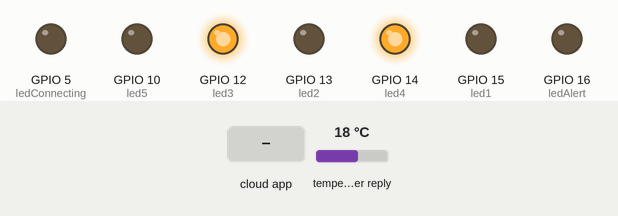
Simulated run of this sketch. Board: ESP8266 (NodeMCU). On the bench: output pins drawn as LEDs (lit = HIGH). Dashed ring = blinking. The test bench sets the inputs (shaded band); at power-on: temperature in the weather reply 18 °C. WiFi joins after 1.5 s; servers stay silent unless stated; random numbers use the default seed unless the sketch sets one; the Firebase database answers and starts empty; web services answer with replies made up by the test bench; what the sketch prints to the serial monitor is not drawn.

Above: at 4.6 s.
4.7 s: the phone or cloud app sets manual to 1
At 7.2 s:
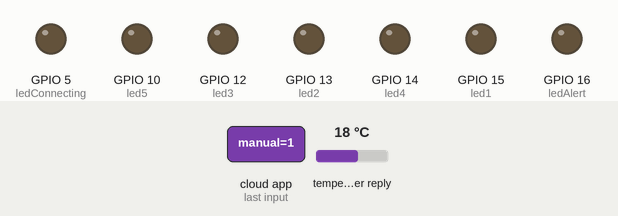
8.8 s: the phone or cloud app sets state to 3
At 10.3 s:
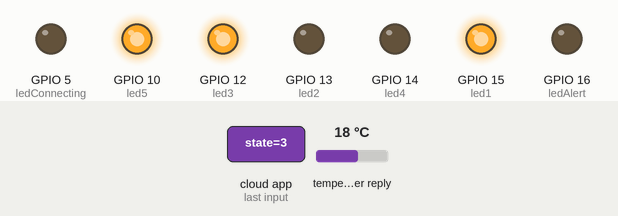
11.3 s: the phone or cloud app sets state to 1
At 12.22 s:
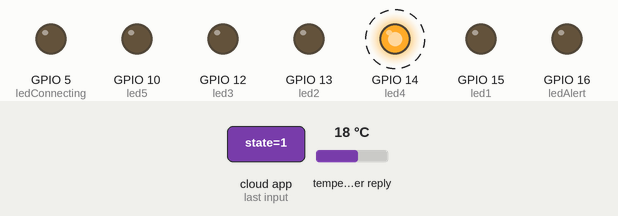
15.4 s: the phone or cloud app sets state to 0
At 19.17 s:
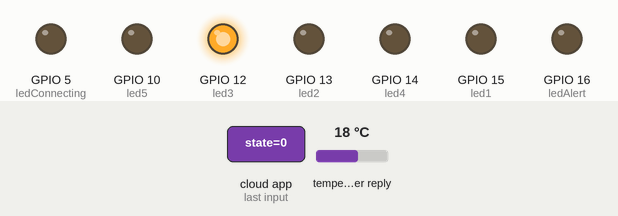
19.2 s: the phone or cloud app sets state to 2
Timing chart, 0 to 22.5 s (numbered marks = the images above; inputs shaded):
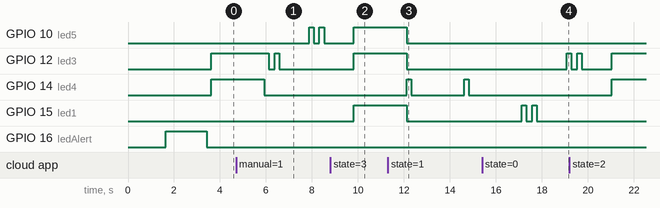

The sketch:

cloud_weather_view.ino
```cpp
#include <ESP8266WiFi.h>
#include <WiFiClientSecure.h>
#include <ESP8266HTTPClient.h>
#include <time.h>

#include <FirebaseArduino.h>

#define FIREBASE_HOST "YOUR_FIREBASE_URL"
#define FIREBASE_AUTH "YOUR_FIREBASE_DATABASE_KEY"

#define WIFI_SSID "YOUR_SSID"
#define WIFI_PASSWORD "YOUR_PASSWORD"

#define OPEN_WEATHER_API_KEY "YOUR_APP_ID"
#define OPEN_WEATHER_LAT "YOUR_LATITUDE"
#define OPEN_WEATHER_LON "YOUR_LONGITUDE"
#define OPEN_WEATHER_ENDPOINT "/data/2.5/weather"
#define FINAL_ENDPOINT OPEN_WEATHER_ENDPOINT "?APPID=" OPEN_WEATHER_API_KEY "&lat=" OPEN_WEATHER_LAT "&lon=" OPEN_WEATHER_LON "&units=pt&untis=metric"

int openWeatherState = 0;

const char *   host = "api.openweathermap.org";
const uint16_t port = 443;
const char *   path = FINAL_ENDPOINT;

//LEDS
const int led1 = 15;
const int led2 = 13;
const int led3 = 12;
const int led4 = 14;
const int led5 = 10;

const int ledAlert = 16;
const int ledConnecting = 5;

const int leds[] = {led1, led2, led3, led4, led5};

int numberOfLeds = sizeof(leds) / sizeof(leds[0]);

//States
int state = 0;

const int THUNDERSTORM = 0;
const int RAIN = 1;
const int CLOUDS = 2;
const int FEW_CLOUDS = 3;
const int CLEAR = 4;
const int STATE_ERROR = -1;

void setup() {
  Serial.begin(9600);
  Serial.println("\n############################");
  Serial.println("Starting Weather Cloud View");
  Serial.println("By Vitu");
  Serial.println("v1.0");
  Serial.println("############################");

  // ##########
  // Setup leds
  // ##########
  pinMode(led1, OUTPUT);
  pinMode(led2, OUTPUT);
  pinMode(led3, OUTPUT);
  pinMode(led4, OUTPUT);
  pinMode(led5, OUTPUT);

  pinMode(ledAlert, OUTPUT);
  pinMode(ledConnecting, OUTPUT);

  turnOffLeds();
  turnErrorLedOff();
  turnConnectingLedOff();

  // #################
  // Setup Connections
  // #################
  Serial.print("connecting to AP: ");
  Serial.println(WIFI_SSID);
  WiFi.begin(WIFI_SSID, WIFI_PASSWORD);
  while (WiFi.status() != WL_CONNECTED) {
    Serial.print(".");
    delay(500);
  }
  Serial.println();
  Serial.print("connected: ");
  Serial.println(WiFi.localIP());

  Serial.println("Connecting to firebase...");
  turnConnectingLedOn();
  Firebase.begin(FIREBASE_HOST, FIREBASE_AUTH);
  Firebase.stream("/cloud/state");
  turnConnectingLedOff();
  Serial.println("Finish connection with firebase");

  checkWeatherForecast();

  if(openWeatherState != STATE_ERROR) {
    state = openWeatherState;
  } else {
    turnConnectingLedOn();
    state = Firebase.getInt("cloud/state");
    turnConnectingLedOff();
  }

}

void loop() {
  if(Firebase.getBool("cloud/manual")) {
    state = Firebase.getInt("cloud/state");
  } else {
    state = openWeatherState;
  }

  Serial.print("Next state: ");
  Serial.println(state);
  Serial.println("Starting effects");

  switch (state) {
    case 0:
      thunderstormEffect();
      break;
    case 1:
      rainEffect();
      break;
    case 2:
      cloudsEffect();
      delay(2000);
      break;
    case 3:
      fewCloudsEffect();
      delay(2000);
      break;
    case 4:
      clearDayEffect();
      delay(2000);
      break;
  }
}

void turnOffLeds() {
  for(int i =0; i < numberOfLeds; i++) {
    digitalWrite(leds[i], LOW);
  }
}

int getRandomLed() {
  return random(0, numberOfLeds);
}

void turnErrorLedOn() {
  digitalWrite(ledAlert, HIGH);
}

void turnErrorLedOff() {
  digitalWrite(ledAlert, LOW);
}

void turnConnectingLedOn() {
  digitalWrite(ledAlert, HIGH);
}

void turnConnectingLedOff() {
  digitalWrite(ledAlert, LOW);
}


// #########################################
// Leds effects
// #########################################

void thunderstormEffect() {
  turnOffLeds();
  int nextLed = 0;
  int timeHigh = 200;
  int timeLow = 250;

  nextLed = getRandomLed();

  digitalWrite(leds[nextLed], HIGH);
  delay(timeHigh);

  digitalWrite(leds[nextLed], LOW);
  delay(timeLow);

  digitalWrite(leds[nextLed], HIGH);
  delay(timeHigh);

  digitalWrite(leds[nextLed], LOW);
  delay(1000);
}

void rainEffect() {
  turnOffLeds();

  int nextLed = getRandomLed();

  digitalWrite(leds[nextLed], HIGH);
  delay(200);

  digitalWrite(leds[nextLed], LOW);
  delay(2000);
}

void cloudsEffect() {
  turnOffLeds();

  digitalWrite(leds[2], HIGH);
  digitalWrite(leds[3], HIGH);
}

void clearDayEffect() {
  for(int i = 0; i < numberOfLeds; i++) {
    digitalWrite(leds[i], HIGH);
  }
}

void fewCloudsEffect() {
  turnOffLeds();

  digitalWrite(leds[0], HIGH);
  digitalWrite(leds[2], HIGH);
  digitalWrite(leds[4], HIGH);
}

// #########################################
// Weather Forecast
// #########################################

void checkWeatherForecast() {
  Serial.println("Connecting to open weather...");
  turnConnectingLedOn();

  BearSSL::WiFiClientSecure client;

  client.setInsecure();

  int openWeatherCode = requestWeather(&client);

  if(openWeatherCode == 800) {
    openWeatherState = CLEAR;
  } else if(openWeatherCode == 801 || (openWeatherCode >= 701 && openWeatherCode <= 781) ) {
    openWeatherState = FEW_CLOUDS;
  } else if(openWeatherCode >= 200 && openWeatherCode <= 232) {
    openWeatherState = THUNDERSTORM;
  } else if( (openWeatherCode >= 500 && openWeatherCode <= 531) || (openWeatherCode >= 300 && openWeatherCode <= 321) ) {
    openWeatherState = RAIN;
  } else if(openWeatherCode >= 802 && openWeatherCode <= 804) {
    openWeatherState = CLOUDS;
  } else {
    openWeatherState = STATE_ERROR;
  }
  turnConnectingLedOff();
  Serial.println("Finishing connection with open weather");
}

int requestWeather(BearSSL::WiFiClientSecure *client) {
  Serial.printf("Trying: %s:443...\n", host);
  client->connect(host, port);
  if (!client->connected()) {
    Serial.printf("*** Can't connect. ***\n-------\n");
    return -1;
  }
  Serial.printf("Connected!\n-------\n");
  client->write("GET ");
  client->write(path);
  client->write(" HTTP/1.0\r\nHost: ");
  client->write(host);
  client->write("\r\nUser-Agent: ESP8266\r\n");
  client->write("\r\n");

  if (client->connected()) {
    String response = client->readString();
    int bodyPosition = response.indexOf("\r\n\r\n") + 4;
    response = response.substring(bodyPosition);
    Serial.println("Response: " + response);

    DynamicJsonBuffer jsonBuffer(1024);

    JsonObject& responseObject = jsonBuffer.parseObject(response);
    if (!responseObject.success()) {
      Serial.println("Parsing failed!");
      turnErrorLedOn();
      return -1;
    }

    Serial.println("Trying get code");
    int openWeatherCode = responseObject["weather"][0]["id"];

    Serial.print("Weather code: ");
    Serial.println(openWeatherCode);

    client->stop();

    return openWeatherCode;
  } else {
    turnErrorLedOn();

    client->stop();

    return 0;
  }
}

//Not used, but will serve to alarm
void setClock() {
  int timezone = -3;

  configTime(timezone * 3600, 0, "pool.ntp.org", "time.nist.gov");

  Serial.print("Waiting for NTP time sync: ");
  time_t now = time(nullptr);
  while (now < 8 * 3600 * 2) {
    delay(500);
    Serial.print(".");
    now = time(nullptr);
  }
  Serial.println("");
  struct tm timeinfo;
  gmtime_r(&now, &timeinfo);
  Serial.print("Current time: ");
  Serial.print(asctime(&timeinfo));
}
```

Measured:
- after the input at 4.7 s, GPIO 10 (led5): alternates HIGH for 0.20 s and LOW for 0.25 s, starting after 3.2 s; GPIO 12 (led3): HIGH → LOW after 1.4 s, → HIGH 0.25 s later, → LOW 0.20 s later; GPIO 14 (led4): HIGH → LOW after 1.2 s
- after the input at 8.8 s, GPIO 10 (led5), GPIO 12 (led3), GPIO 15 (led1): LOW → HIGH after 1.0 s
- after the input at 11.3 s, GPIO 10 (led5), GPIO 12 (led3), GPIO 15 (led1): HIGH → LOW after 0.83 s; GPIO 14 (led4): alternates HIGH for 0.20 s and LOW for 2.3 s, starting after 0.83 s
- after the input at 15.4 s, GPIO 12 (led3): LOW → HIGH after 3.7 s
